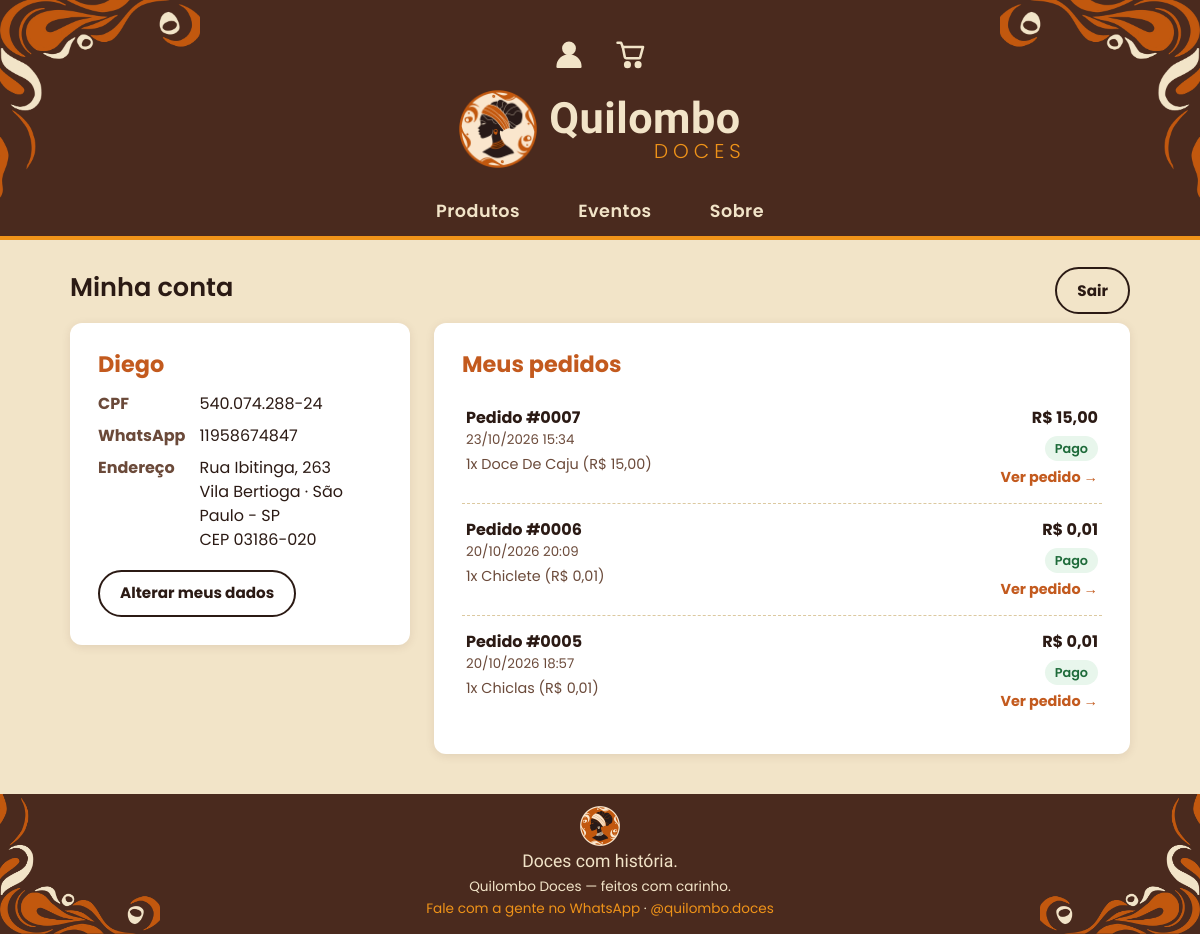
Page /conta (signed in) on the committed database.
### tables this page shows
CREATE TABLE clientes (
                id          INTEGER PRIMARY KEY AUTOINCREMENT,
                nome        TEXT    NOT NULL,
                cpf         TEXT    NOT NULL UNIQUE,
                telefone    TEXT    NOT NULL,
                endereco    TEXT    NOT NULL,
                complemento TEXT,
                bairro      TEXT    NOT NULL,
                cidade      TEXT    NOT NULL,
                cep         TEXT    NOT NULL,
                senha_hash  TEXT    NOT NULL
            , numero TEXT);

CREATE TABLE pedidos (
                id        INTEGER PRIMARY KEY AUTOINCREMENT,
                token     TEXT    NOT NULL,
                nome      TEXT    NOT NULL,
                telefone  TEXT    NOT NULL,
                itens     TEXT    NOT NULL,
                total     REAL    NOT NULL,
                status    TEXT    NOT NULL DEFAULT 'aguardando',
                criado_em TEXT    NOT NULL
            , cliente_id INTEGER, cpf TEXT, endereco TEXT, itens_json TEXT);

### contas.py (the view)
@contas.route("/conta")
def minha_conta():
    cliente = cliente_atual()
    if cliente is None:
        return render_template("conta_entrar.html", proximo="", erro="")
    conn = conectar_banco()
    pedidos = conn.execute(
        'SELECT * FROM pedidos WHERE cliente_id = ? ORDER BY id DESC',
        (cliente["id"],)).fetchall()
    conn.close()
    return render_template("conta.html", cliente=cliente, pedidos=pedidos)

### app.py (called while the page is built)
@app.template_filter("brl")
def formato_brl(valor):
    return f"{float(valor):.2f}".replace(".", ",")

@app.context_processor
def dados_globais():
    return {
        "qtd_carrinho": sum(session.get("carrinho", {}).values()),
        "whatsapp": WHATSAPP,
        "pedidos_pendentes": contar_pedidos_pendentes(),
        "cliente": cliente_atual(),      # cliente logado na loja (ou None)
    }

def contar_pedidos_pendentes():
    conn = conectar_banco()
    qtd = conn.execute(
        "SELECT COUNT(*) FROM pedidos WHERE status = 'informado'").fetchone()[0]
    conn.close()
    return qtd

@app.template_filter("numero_pedido")
def numero_pedido(id_pedido):
    return f"#{id_pedido:04d}"

### contas.py (called while the page is built)
def so_numeros(texto):
    return "".join(c for c in texto if c.isdigit())

@contas.app_template_filter("cpf")
def formatar_cpf(cpf):
    n = so_numeros(cpf or "")
    if len(n) != 11:
        return cpf or ""
    return f"{n[:3]}.{n[3:6]}.{n[6:9]}-{n[9:]}"

def cliente_atual():
    id_cliente = session.get("cliente_id")
    if not id_cliente:
        return None
    conn = conectar_banco()
    cliente = conn.execute('SELECT * FROM clientes WHERE id = ?',
                           (id_cliente,)).fetchone()
    conn.close()
    if cliente is None:                     # conta apagada: sai da sessao
        session.pop("cliente_id", None)
    return cliente

### templates/conta.html (shortened to what this page needs)
{% extends "base_loja.html" %}
{% block conteudo %}
  <div class="secao-cabecalho">
    <h2 class="secao-titulo">Minha conta</h2>
    <form method="post" action="{{ url_for('contas.sair') }}">
      <button type="submit" class="btn btn-contorno">Sair</button>
    </form>
  </div>
  <div class="conta">
    <section class="cartao conta-dados">
      <h3>{{ cliente['nome'] }}</h3>
      <dl>
        <dt>CPF</dt><dd>{{ cliente['cpf']|cpf }}</dd>
        <dt>WhatsApp</dt><dd>{{ cliente['telefone'] }}</dd>
        <dt>Endereço</dt>
        <dd>
          {{ cliente['endereco'] }}{% if cliente['numero'] %}, {{ cliente['numero'] }}{% endif %}{% if cliente['complemento'] %}, {{ cliente['complemento'] }}{% endif %}<br>
          {{ cliente['bairro'] }} &middot; {{ cliente['cidade'] }}<br>
          CEP {{ cliente['cep'] }}
        </dd>
      </dl>
      <a class="btn btn-contorno" href="{{ url_for('contas.editar') }}">Alterar meus dados</a>
    </section>
    <section class="cartao conta-pedidos">
      <h3>Meus pedidos</h3>
      {% if pedidos %}
        {% for p in pedidos %}
          <a class="pedido-linha" href="{{ url_for('loja_pedido', token=p['token']) }}">
            <div>
              <b>Pedido {{ p['id']|numero_pedido }}</b>
              <small>{{ p['criado_em'] }}</small>
              <span class="pedido-itens">{{ p['itens'] }}</span>
            </div>
            <div class="pedido-lado">
              <b>R$ {{ p['total']|brl }}</b>
              {% include "_situacao_pedido.html" %}
              {% if p['status'] in ('aguardando', 'informado') %}
                <span class="pedido-acao">Continuar pagamento &rarr;</span>
              {% else %}
                <span class="pedido-acao">Ver pedido &rarr;</span>
              {% endif %}
            </div>
          </a>
        {% endfor %}
      {% else %}
        <p class="vazio">Você ainda não fez nenhum pedido.</p>
        <p class="centro"><a class="btn btn-principal" href="{{ url_for('loja_produtos') }}">Ver nossos doces</a></p>
      {% endif %}
    </section>
  </div>
{% endblock %}

### templates/_situacao_pedido.html
{% if p['status'] == 'aguardando' %}<span class="selo selo-aguardando">Aguardando Pix</span>
{% elif p['status'] == 'informado' %}<span class="selo selo-informado">Conferindo pagamento</span>
{% elif p['status'] == 'pago' %}<span class="selo selo-pago">Pago</span>
{% else %}<span class="selo selo-cancelado">Cancelado</span>{% endif %}

### static/loja.css (style rules this page uses)
:root { --areia: #f2e4c8; --areia-escura: #e8d5ae; --cacau: #2b1a14; --raiz: #4a2a1e; --cacau-2: #2b1a14; --terracota: #c35a1e; --terracota-hover: #4a2a1e; --ouro: #ef9319; --ouro-hover: #d6820f; --verde: #25d366; --verde-hover: #1da851; --perigo: #c0392b; --sucesso-bg: #e8f6ec; --sucesso-txt: #1e6b3a; --erro-bg: #fdecea; --branco: #ffffff; --borda: #dcc9a0; --texto-suave: #6b4a3a; --raio: 10px; --raio-grande: 12px; --sombra: 0 2px 10px rgba(74, 42, 30, 0.10); --sombra-forte: 0 8px 20px rgba(74, 42, 30, 0.18); --fonte-texto: "Poppins", Arial, sans-serif; --fonte-marca: "Kaushan Script", cursive; --fonte-titulo: "Poppins", Arial, sans-serif; }
* { box-sizing: border-box; }
body { margin: 0; font-family: var(--fonte-texto); font-size: 16px; line-height: 1.5; color: var(--cacau); background: var(--areia); min-height: 100vh; display: flex; flex-direction: column; }
h1, h2, h3 { font-family: var(--fonte-texto); font-weight: 600; line-height: 1.2; }
a { color: var(--terracota); }
h1, h2, h3 { margin: 0; }
a { text-decoration: none; }
.secao-titulo { font-size: 1.6rem; margin: 8px 0 20px; }
.secao-cabecalho { display: flex; align-items: baseline; justify-content: space-between; flex-wrap: wrap; gap: 8px; margin-top: 36px; }
.secao-cabecalho:first-of-type { margin-top: 0; }
.btn { display: inline-block; border: 2px solid transparent; border-radius: 999px; padding: 10px 20px; font-family: inherit; font-size: 0.95rem; font-weight: 700; cursor: pointer; text-align: center; transition: background 0.2s, transform 0.1s; }
.btn-contorno { background: transparent; color: var(--cacau); border-color: var(--cacau); }
.cartao { background: var(--branco); border-radius: var(--raio-grande); box-shadow: var(--sombra); padding: 28px; }
.cartao h3 { font-family: var(--fonte-titulo); font-weight: 700; font-size: 1.4rem; color: var(--terracota); margin: 0 0 14px; }
.conta { display: grid; grid-template-columns: 340px 1fr; gap: 24px; align-items: start; }
.conta-dados dl, .dados-entrega { display: grid; grid-template-columns: auto 1fr; gap: 8px 14px; margin: 0 0 18px; }
.conta-dados dt, .dados-entrega dt { font-weight: 700; color: var(--texto-suave); }
.conta-dados dd, .dados-entrega dd { margin: 0; overflow-wrap: anywhere; }
.pedido-linha { display: flex; justify-content: space-between; gap: 16px; padding: 14px 4px; border-bottom: 1px dashed var(--borda); color: var(--cacau); }
.pedido-linha:last-child { border-bottom: none; }
.pedido-linha small { display: block; color: var(--texto-suave); }
.pedido-itens { display: block; margin-top: 4px; white-space: pre-line; font-size: 0.9rem; color: var(--texto-suave); }
.pedido-lado { display: flex; flex-direction: column; align-items: flex-end; gap: 6px; text-align: right; white-space: nowrap; }
.pedido-acao { font-weight: 700; font-size: 0.9rem; color: var(--terracota); }
.selo { display: inline-block; padding: 3px 10px; border-radius: 999px; font-size: 0.8rem; font-weight: 600; white-space: nowrap; }
.selo-pago { background: var(--sucesso-bg); color: var(--sucesso-txt); }

### rows in the picture
clientes: nome "Diego", cpf|cpf "540.074.288-24", telefone "11958674847", endereco "Rua Ibitinga, 263", bairro "Vila Bertioga", cidade "São Paulo - SP", cep "03186-020"
pedidos: id|numero_pedido "#0007", criado_em "23/10/2026 15:34", itens "1x Doce De Caju (R$ 15,00)", total|brl "15,00", status "Pago"
pedidos: id|numero_pedido "#0006", criado_em "20/10/2026 20:09", itens "1x Chiclete (R$ 0,01)", total|brl "0,01", status "Pago"
pedidos: id|numero_pedido "#0005", criado_em "20/10/2026 18:57", itens "1x Chiclas (R$ 0,01)", total|brl "0,01", status "Pago"
